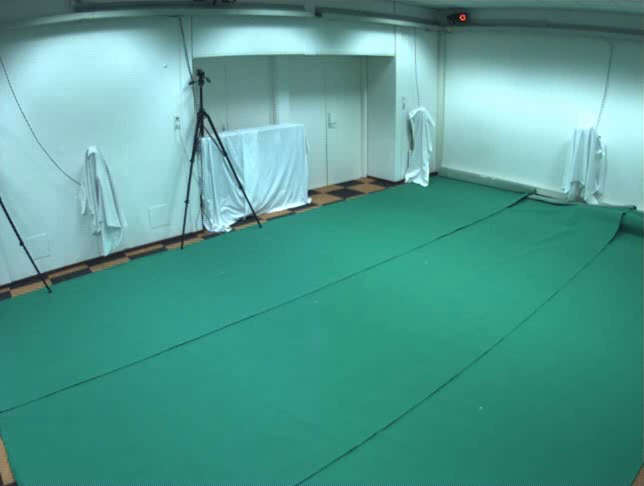
#> input picture frame 12 of Assignment3/4persons/background/cam1.avi, 644 x 486 px
$ python subtractor.py
#> lines starting #> are read from the running program, lines starting #| are printed output that depends on the picture; after the words box and inside, x2 and y2 are one past the last pixel; in counts of white or black regions, pixels touching at a corner belong together
import cv2


def get_contour(img, min_c, flag=cv2.RETR_EXTERNAL):
    # Get contours
    contours = cv2.findContours(img, flag, cv2.CHAIN_APPROX_SIMPLE)
    contours = contours[0] if len(contours) == 2 else contours[1]

    # noise points
    small_contours = []
    for con in contours:
        area = cv2.contourArea(con)
        if 0 < area < min_c:
            small_contours.append(con)

    # max contour: foreground
    max_contour = max(contours, key=cv2.contourArea)

    return img, contours, max_contour, small_contours


def get_frames(path, bg_path):
#> called with path = '4persons/video/cam1.avi', bg_path = '4persons/background/cam1.avi'
    capture = cv2.VideoCapture(path)
    bg_capture = cv2.VideoCapture(bg_path)

    if not capture.isOpened():
        print('Unable to open: ' + path)
        exit(0)

    backSub = cv2.createBackgroundSubtractorMOG2()

    i = 0
    kernel = cv2.getStructuringElement(cv2.MORPH_ELLIPSE, (3, 3))
    while True:
        if i < 119:
            ret, frame = bg_capture.read()
#> frame is the input picture: shape (486, 644, 3); mean B, G, R 145.7, 155.3, 83.2
        else:
            ret, frame = capture.read()

        if frame is None:
            break

        # 5 fps
        if i % 10 != 0 and i > 0:
            i = i + 1
            continue

        frame = cv2.resize(frame, [1000, 1000])
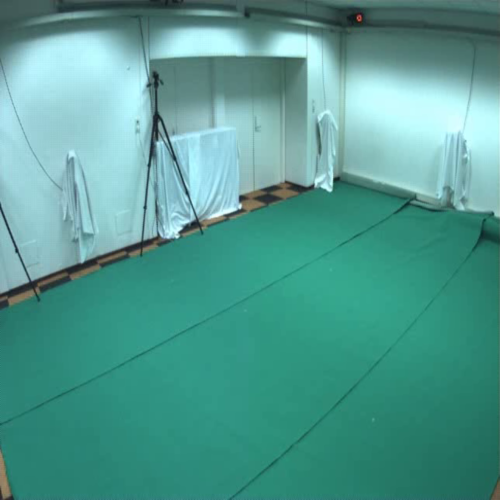
#> frame: shape (1000, 1000, 3) (shown at 1/2 size); mean B, G, R 145.6, 155.2, 83.1
        mask = backSub.apply(frame, learningRate=0)
#> mask: shape (1000, 1000); every value is 127
        mask = cv2.morphologyEx(mask, cv2.MORPH_CLOSE, kernel, iterations=4)
        mask = cv2.morphologyEx(mask, cv2.MORPH_OPEN, kernel, iterations=2)
        _, mask = cv2.threshold(mask, 200, 255, type=cv2.THRESH_BINARY)
#> mask: shape (1000, 1000); every value is 0

        mask, cos, max_c, small_cs = get_contour((255 - mask), 2000, flag=cv2.RETR_TREE)
#> in get_contour, `contours = cv2.findContours(img, flag, cv2.CHAIN_APPROX_SIMPLE)`: contours = 1 contour; box (x1, y1, x2, y2) and area: (0, 0, 1000, 1000) 998001
#> in get_contour, `contours = cv2.findContours(img, flag, cv2.CHAIN_APPROX_SIMPLE)`: img: shape (1000, 1000); every value is 255
#> in get_contour, `contours = contours[0] if len(contours) == 2 else contours[1]`: contours = [[[0, 0], [0, 999], [999, 999], [999, 0]]]
#> the loop in get_contour, `for con in contours:` made 1 pass
#> (con, area) on pass 1: ([[0, 0], [0, 999], [999, 999], [999, 0]], 998001)
#> after the loop in get_contour, `for con in contours:`: small_contours = []
#> in get_contour, `max_contour = max(contours, key=cv2.contourArea)`: max_contour = [[0, 0], [0, 999], [999, 999], [999, 0]]
#> cos = [[[0, 0], [0, 999], [999, 999], [999, 0]]]; max_c = [[0, 0], [0, 999], [999, 999], [999, 0]]; small_cs = []
        mask = (255 - mask)
        cv2.drawContours(mask, small_cs, -1, (255, 255, 255), cv2.FILLED, maxLevel=6)

        if i > 119:
            cv2.imwrite("foreground/cam1/" + str(i - 120) + ".png", mask)
            cv2.imwrite("videoframe/cam1/" + str(i - 120) + ".png", frame)

        i = i + 1


get_frames("4persons/video/cam1.avi", "4persons/background/cam1.avi")
